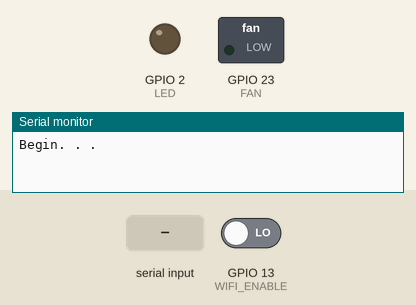
This sketch was run on a simulated ESP32. Shown: switched loads named in the sketch (green lamp = pin HIGH), output pins drawn as LEDs (lit = HIGH), the last lines printed to the serial monitor. The test bench sets the inputs (shaded band); at power-on: GPIO 13 (WIFI_ENABLE) LOW.

Above: at 1.2 s.
1.3 s: "90,45\n" received over Serial
At 1.6 s:
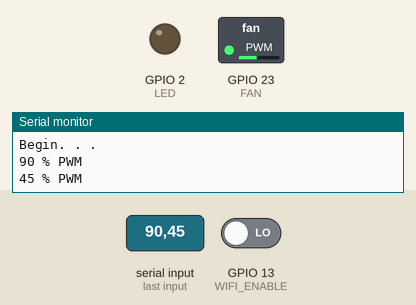
3.8 s: GPIO 13 (WIFI_ENABLE) driven HIGH
At 4.7 s:
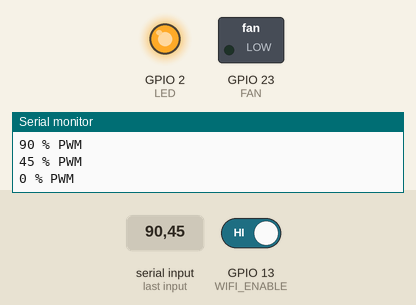
5.3 s: "30,150\n" received over Serial
At 5.8 s:
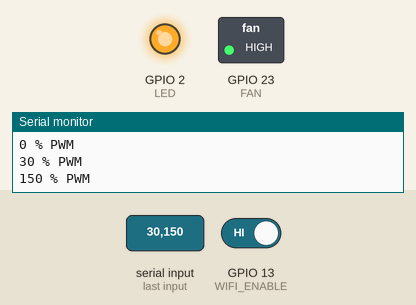
7.8 s: "5\n" received over Serial
At 8.6 s:
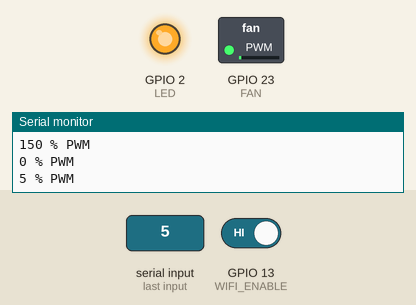
10.3 s: "90,45\n" received over Serial
At 10.8 s:
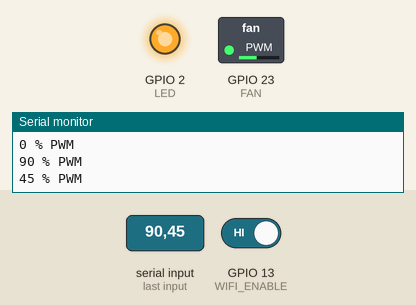
12.8 s: GPIO 13 (WIFI_ENABLE) driven LOW
At 14.0 s:
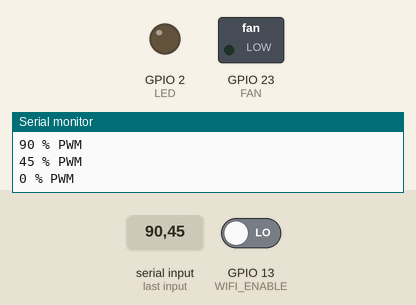
Timing chart, 0 to 15.3 s (numbered marks = the images above; inputs shaded):
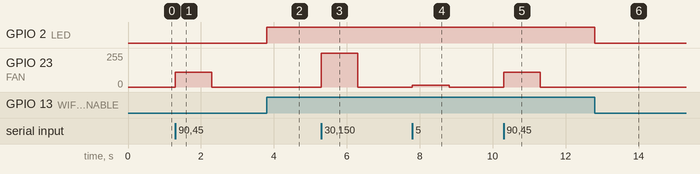

The sketch:

M1B1_BasicFunctionalityTest.ino
```cpp
#define FAN 23
#define LED 2
#define WIFI_ENABLE 13

// setting PWM properties
const int freq = 5000;
const int ledChannel = 0; // ESP32 PWM Channel
const int resolution = 10; //Resolution 8, 10, 12, 15

void setup() {
  Serial.begin(115200);
  Serial.println("Begin. . .");

  pinMode(LED, OUTPUT);
  pinMode(WIFI_ENABLE, INPUT);

  digitalWrite(LED, digitalRead(WIFI_ENABLE));

  // configure "LED" (fan) PWM functionalitites
  ledcSetup(ledChannel, freq, resolution);

  // attach the channel to the GPIO to be controlled
  ledcAttachPin(FAN, ledChannel);
}

void loop() {
  // Check to see if should enter programming mode:
  while(Serial.available() > 0){
    int fan_lvl = Serial.parseInt();
    Serial.print(fan_lvl);
    Serial.println(" % PWM");
    ledcWrite(ledChannel, constrain(fan_lvl*10,0,1024)); //PWM Value has 10b resolution
  }
  digitalWrite(LED, digitalRead(WIFI_ENABLE));
}
```

Measured:
- after the input at 1.3 s, GPIO 23 (FAN): 0/255 → 112/255 at once, → 0/255 1.0 s later
- after the input at 3.8 s, GPIO 2 (LED): LOW → HIGH at once
- after the input at 5.3 s, GPIO 23 (FAN): 0/255 → 255/255 at once, → 0/255 1.0 s later
- after the input at 7.8 s, GPIO 23 (FAN): 0/255 → 12/255 at once, → 0/255 1.0 s later
- after the input at 10.3 s, GPIO 23 (FAN): 0/255 → 112/255 at once, → 0/255 1.0 s later
- after the input at 12.8 s, GPIO 2 (LED): HIGH → LOW at once
